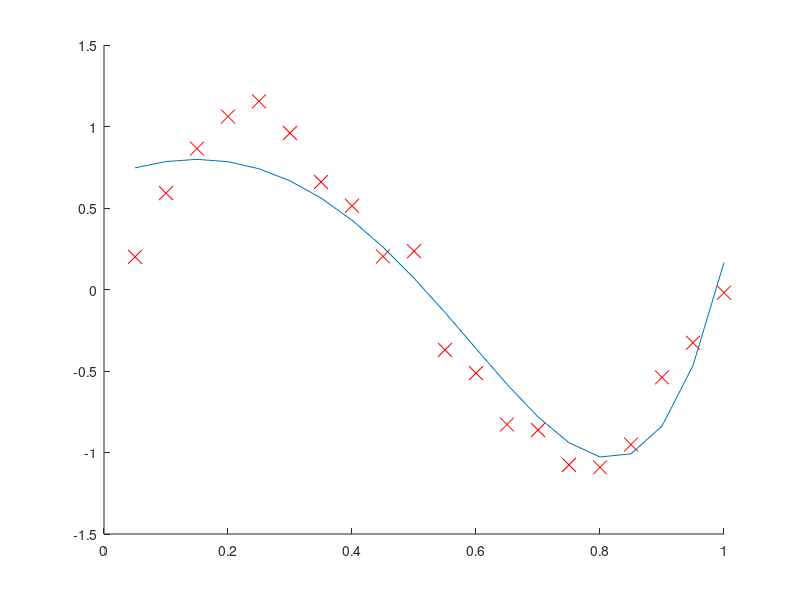

Recreate this plot in MATLAB.
clear ; close all; clc

data = load('data.txt');
X = data(:, 1);
y = data(:, 2);
n = length(y);
figure;hold on
plot(X,y,'rx','MarkerSize',10);
% Print out some data points
M = 10;
tmp = X;

for i=2:M
	X = [X,X(:,1).^i];
end 
X = [ones(n, 1) X];
alpha = 0.1;
num_iters = 100000;
theta = zeros(M + 1, 1);
n = length(y);
lamda = 0.01;
for i=1:num_iters
   z = X' * (X*theta -y) + lamda * theta;
   theta = theta - alpha / n * z;
end

plot(tmp, X*theta);





